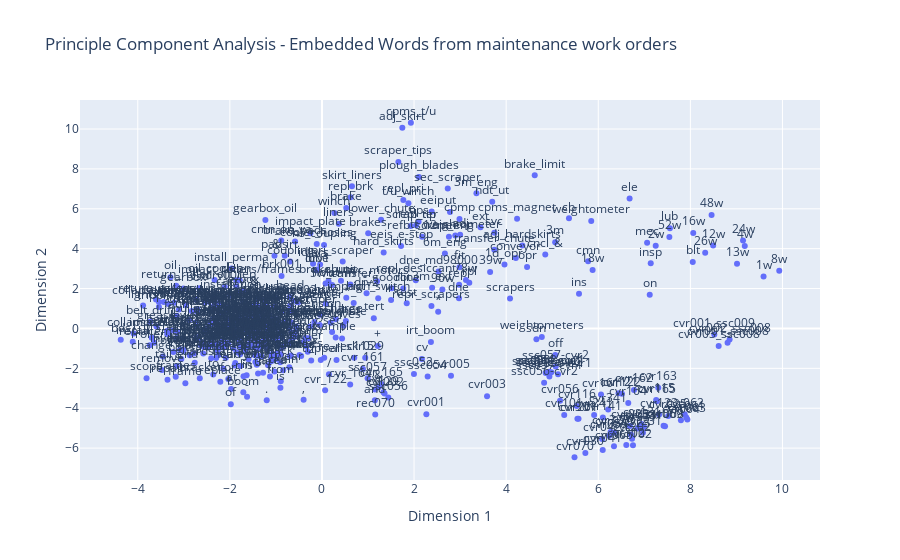

Write notebook code for a chart like this one.
### Code cell
# Visualise the 2-dimensional data and explore
# Note: the data will become less 'messy' if you were to subset the dataset on particular assets of interest

tokens_to_show = 500

df_embed_original = pd.DataFrame(
    {
        "x": X_pca[:, 0],
        "y": X_pca[:, 1],
        "word": w2v_model.wv.index_to_key,
        "label": np.array(["original"] * len(X_pca)),
    },
    columns=["x", "y", "word", "label"],
)

fig = px.scatter(
    df_embed_original.iloc[:tokens_to_show],
    x="x",
    y="y",
    text="word",
    title="Principle Component Analysis - Embedded Words from maintenance work orders",
)
fig.update_traces(textposition="top center")
fig.update_layout(xaxis_title="Dimension 1", yaxis_title="Dimension 2")
fig.show()

### Figure 1 — Plotly figure (JSON) as saved in the notebook; plotly's stock layout.template omitted (floating-point values rounded to 4 significant figures; data arrays with more than 128 entries replaced by an {"elided": "..."} marker saying what was removed)
{"data": [{"hovertemplate": "x=%{x}<br>y=%{y}<br>word=%{text}<extra></extra>", "legendgroup": "", "marker": {"color": "#636efa", "symbol": "circle"}, "mode": "markers+text", "name": "", "orientation": "v", "showlegend": false, "text": {"elided": "500 str values"}, "textposition": "top center", "type": "scatter", "x": {"elided": "500 float values"}, "xaxis": "x", "y": {"elided": "500 float values"}, "yaxis": "y"}], "layout": {"legend": {"tracegroupgap": 0}, "title": {"text": "Principle Component Analysis - Embedded Words from maintenance work orders"}, "xaxis": {"anchor": "y", "domain": [0, 1], "title": {"text": "Dimension 1"}}, "yaxis": {"anchor": "x", "domain": [0, 1], "title": {"text": "Dimension 2"}}}}
